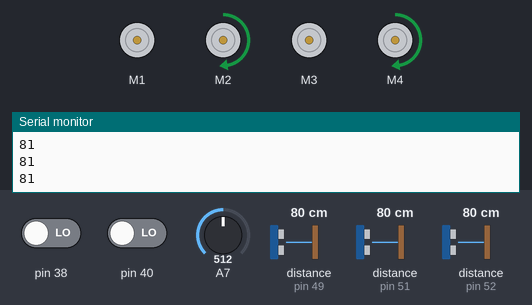
Bench run of a sketch on a simulated Arduino Mega 2560, built with avr-gcc and run on an emulated ATmega2560. Shown: 4 × DC motor (green arrow = forward, orange = backward, longer = faster), the last lines printed to the serial monitor. The test bench sets the inputs (shaded band); at power-on: pin 38 LOW, A7 = 512, distance to the obstacle (sensors on pin 51, pin 49, pin 52) 80 cm, pin 40 LOW. The echo pulse lasts 58.3 µs per cm.

Above: at 1.2 s.
1.3 s: pin 38 driven HIGH
At 1.51 s:
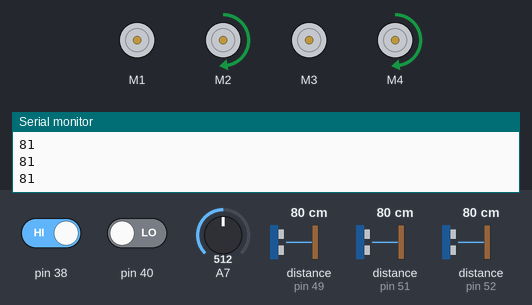
4.3 s: A7 set to 716
At 5.1 s:
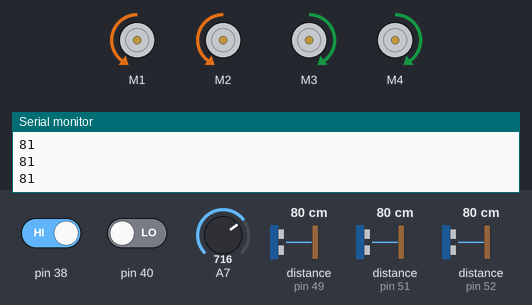
7.3 s: A7 set to 992
At 7.76 s:
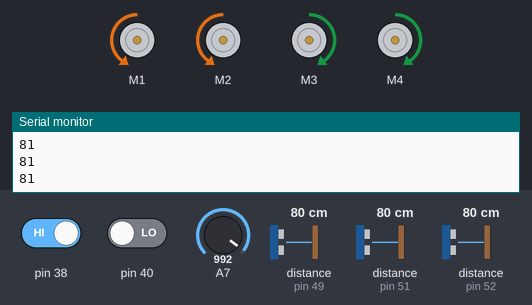
10.3 s: A7 set to 306
13.3 s: A7 set to 90
16.3 s: distance to the obstacle (sensor on pin 51) set to 2 cm
At 17.2 s:
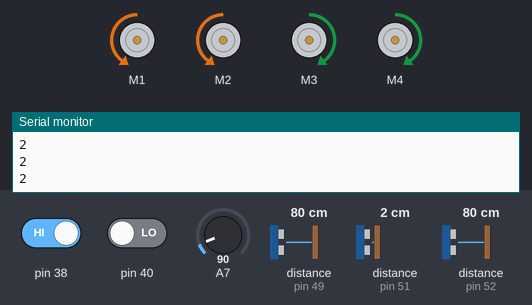
Timing chart, 0 to 57.7 s (numbered marks = the images above; inputs shaded):
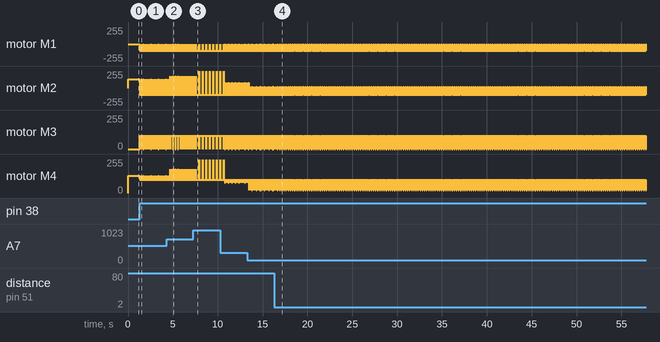

The sketch:

WORK-BIG-RYB-SWITCH.ino
```cpp
#include <PRIZM.h>
#include <AFMotor.h>
#include <NewPing.h>


AF_DCMotor motor1(1);
AF_DCMotor motor2(2);
AF_DCMotor motor3(3);
AF_DCMotor motor4(4);

int ro_velocity = 100;
int st_velocity = 160;

const int L_LINE = 38;
const int R_LINE = 40;

const int PIN_TRIG = 53;
const int PIN_ECHO = 52;

const int PIN_TRIG_L = 50;
const int PIN_ECHO_L = 51;

const int PIN_TRIG_R = 48;
const int PIN_ECHO_R = 49;

const int MAX_DISTANCE = 100;


NewPing sonar(PIN_TRIG, PIN_ECHO, MAX_DISTANCE);

NewPing sonarL(PIN_TRIG_L, PIN_ECHO_L, MAX_DISTANCE);
NewPing sonarR(PIN_TRIG_R, PIN_ECHO_R, MAX_DISTANCE);


void LEFTURN(){
         motor1.setSpeed(ro_velocity);
         motor1.run(BACKWARD);
         motor2.setSpeed(ro_velocity);
         motor2.run(BACKWARD);
         motor3.setSpeed(ro_velocity);
         motor3.run(FORWARD);
         motor4.setSpeed(ro_velocity);
         motor4.run(FORWARD);
         delay(0);
}
void RIGHTURN(){

         motor1.setSpeed(ro_velocity);
         motor1.run(FORWARD);
         motor2.setSpeed(ro_velocity);
         motor2.run(FORWARD);
         motor3.setSpeed(ro_velocity);
         motor3.run(BACKWARD);
         motor4.setSpeed(ro_velocity);
         motor4.run(BACKWARD);
         delay(0);
}
void RUNFORWARD(){
    motor1.setSpeed(0);
    motor1.run(RELEASE);
    motor2.setSpeed(st_velocity);
    motor2.run(FORWARD);
    motor3.setSpeed(0);
    motor3.run(RELEASE);
    motor4.setSpeed(st_velocity);
    motor4.run(FORWARD);
    delay(0);
}
void RUNBACKWARD(){
    motor1.setSpeed(0);
    motor1.run(RELEASE);
    motor2.setSpeed(st_velocity);
    motor2.run(BACKWARD);
    motor3.setSpeed(0);
    motor3.run(RELEASE);
    motor4.setSpeed(st_velocity);
    motor4.run(BACKWARD);
    delay(0);
}
void RUNLEFT(){
    motor1.setSpeed(st_velocity);
    motor1.run(FORWARD);
    motor2.setSpeed(0);
    motor2.run(RELEASE);
    motor3.setSpeed(st_velocity);
    motor3.run(FORWARD);
    motor4.setSpeed(0);
    motor4.run(RELEASE);
}

void RUNRIGHT(){
    motor1.setSpeed(st_velocity);
    motor1.run(BACKWARD);
    motor2.setSpeed(0);
    motor2.run(RELEASE);
    motor3.setSpeed(st_velocity);
    motor3.run(BACKWARD);
    motor4.setSpeed(0);
    motor4.run(RELEASE);
}
void WTOR(int LL,int RR){
    if (digitalRead(LL) == false and digitalRead(RR)== true){
      RIGHTURN();
      delay(st_velocity*1.5);
    }
    if (digitalRead(LL) == true and digitalRead(RR)== false){
      LEFTURN();
      delay(st_velocity*1.5);
}
}

void STOP(){
    motor1.setSpeed(0);
    motor1.run(RELEASE);
    motor2.setSpeed(0);
    motor2.run(RELEASE);
    motor3.setSpeed(0);
    motor3.run(RELEASE);
    motor4.setSpeed(0);
    motor4.run(RELEASE);
}
void setup(){
    Serial.begin(9600);
    pinMode(A7, INPUT);
    motor1.setSpeed(0);
    motor1.run(RELEASE);
    motor2.setSpeed(0);
    motor2.run(RELEASE);
    motor3.setSpeed(0);
    motor3.run(RELEASE);
    motor4.setSpeed(0);
    motor4.run(RELEASE);
}
void loop(){
    st_velocity = (analogRead(A7)/4);
    int distance = sonar.ping_cm();
    int distanceL = sonarL.ping_cm();
    int distanceR = sonarR.ping_cm();
    Serial.println(distanceL);
/*
    if ((distance <= 20) and (distance != 0)){
      while((distance <= 20) and (distance != 0)){
        STOP();
      }
    }
    if ((distanceL <= 20) and (distanceL != 0)){
      while((distanceL <= 20) and (distanceL != 0)){
        STOP();
      }
    }
    if ((distanceR <= 20) and (distanceR != 0)){
      while((distanceR <= 20) and (distanceR != 0)){
        STOP();
      }
    }
*/

WTOR(L_LINE, R_LINE);
RUNFORWARD();
}
```

Measured:
- after the input at 1.3 s, motor M1: alternates backward 100/255 for 0.19 s and stopped for 0.02 s, starting at once; motor M2: alternates forward 128/255 for 0.02 s and backward 100/255 for 0.19 s, starting at once
- after the input at 4.3 s, motor M1: alternates backward 100/255 for 0.27 s and stopped for 0.02 s, starting after 0.42 s; motor M3: alternates forward 100/255 for 0.27 s and stopped for 0.02 s, starting after 0.42 s
- after the input at 7.3 s, motor M1: alternates backward 100/255 for 0.37 s and stopped for 0.02 s, starting after 0.65 s; motor M3: alternates forward 100/255 for 0.37 s and stopped for 0.02 s, starting after 0.65 s
- after the input at 16.3 s, motor M1: alternates backward 100/255 for 0.03 s and stopped for 0.01 s, starting after 0.33 s; motor M2: alternates backward 100/255 for 0.03 s and forward 22/255 for 0.01 s, starting after 0.33 s
